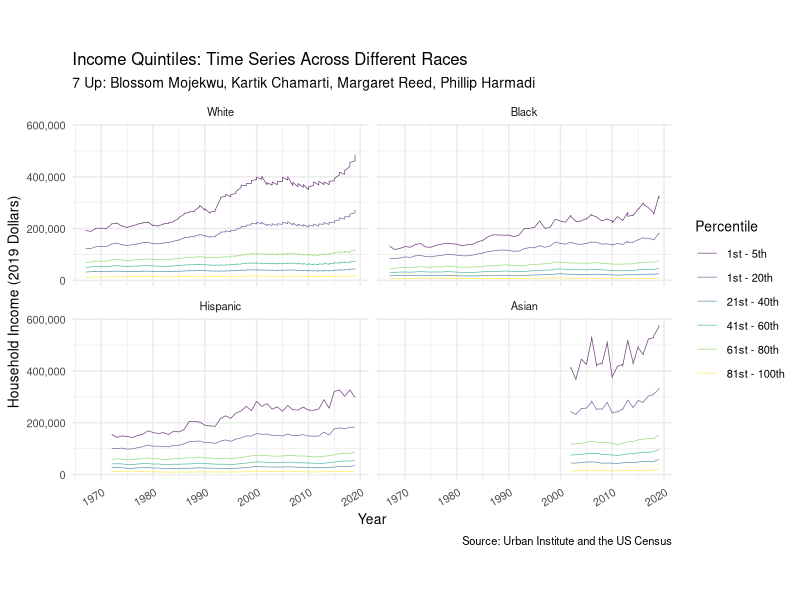
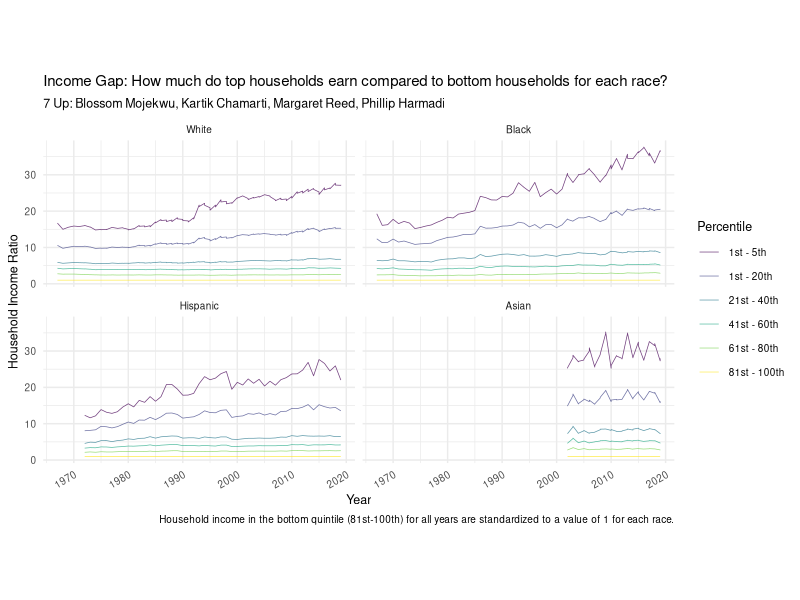
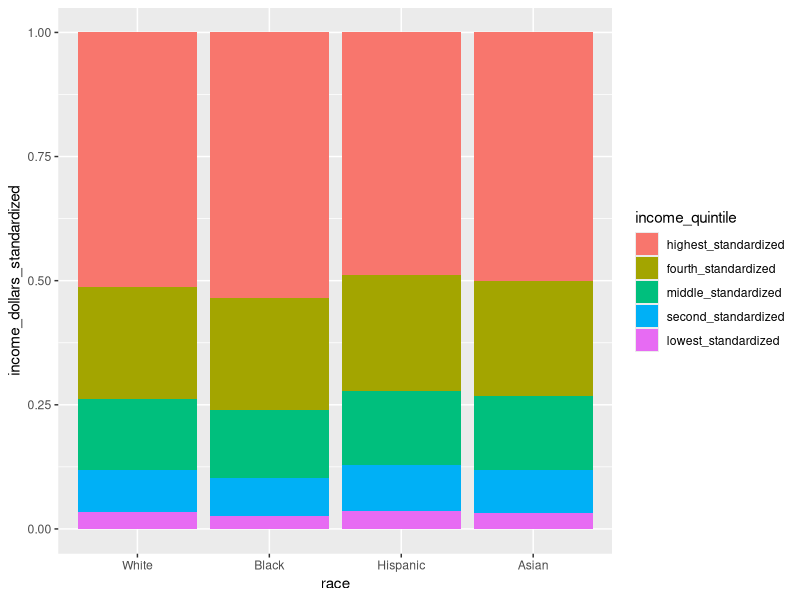
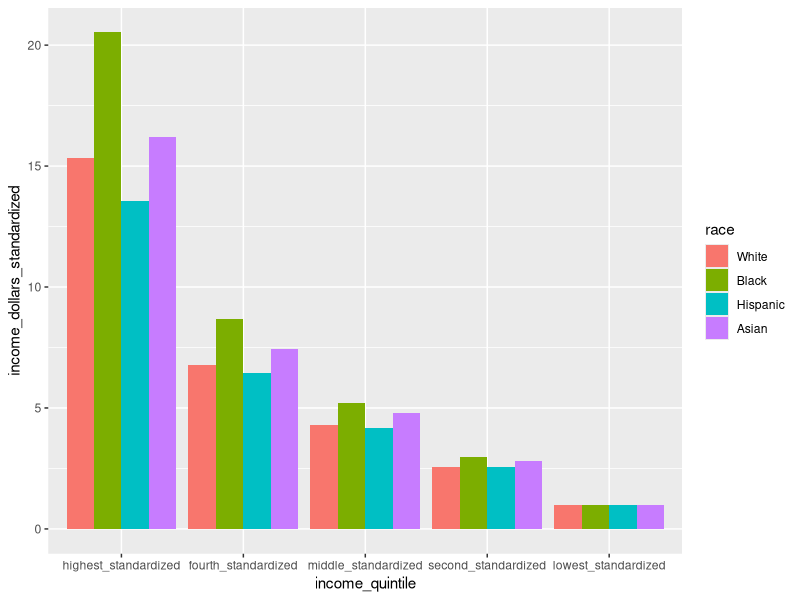
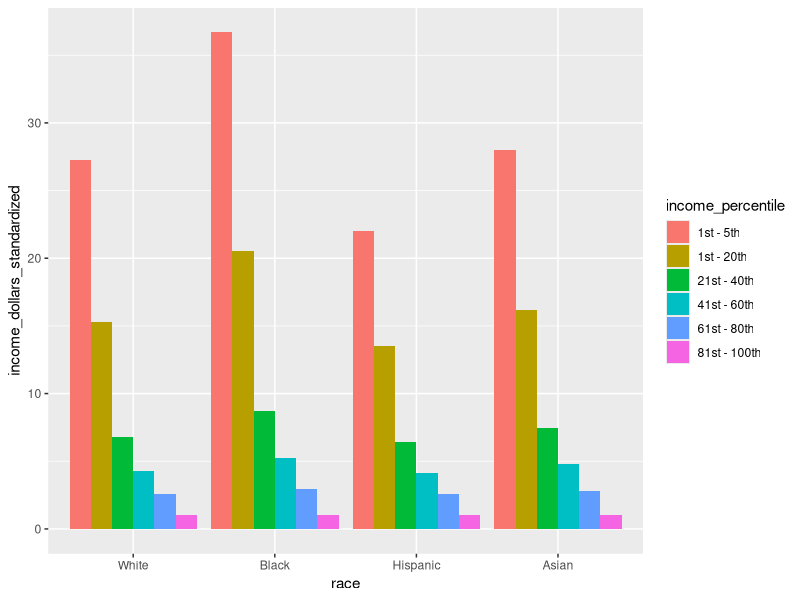

The R script that drew these images, in order:
## ---- chunk 1
knitr::opts_chunk$set(echo = TRUE)
## ---- chunk 2
library(tidyverse)
## ---- chunk 3
income_mean <- read.csv(file = "data/income_mean.csv")
## ---- chunk 4
income_mean$race <- as.character(income_mean$race)

income_mean <- income_mean %>%
  mutate(race = str_remove(race, ',?\\s(.*)'))

income_mean$race <- factor(income_mean$race,
                           levels = c("All", "White", "Black", "Hispanic",
                                      "Asian"))
## ---- chunk 5
income_mean <- income_mean %>%
  mutate(income_percentile = case_when(
      income_quintile == "Top 5%"   ~ "1st - 5th",
      income_quintile == "Highest"  ~ "1st - 20th",
      income_quintile == "Second"   ~ "21st - 40th",
      income_quintile == "Middle"   ~ "41st - 60th",
      income_quintile == "Fourth"   ~ "61st - 80th",
      income_quintile == "Lowest"   ~ "81st - 100th")) 


income_mean$income_percentile <- as.factor(income_mean$income_percentile) 

income_mean$income_percentile <- factor(income_mean$income_percentile, 
                                        levels = c("1st - 5th", "1st - 20th", 
                                                   "21st - 40th",
                                                   "41st - 60th", "61st - 80th", 
                                                   "81st - 100th"))
## ---- chunk 6
income_mean <- income_mean %>% filter(dollar_type == "2019 Dollars")

income_mean <- income_mean %>% filter(race != "All")
## ---- chunk 7
ggplot(data = income_mean,
       mapping = aes(x = year,
                     y = income_dollars,
                     colour = income_percentile)) +
  geom_line(size = 0.25, alpha = 0.75) + 
  facet_wrap(. ~ race, nrow = 2) +
  labs(
    title = "Income Quintiles: Time Series Across Different Races",
    subtitle = "7 Up: Blossom Mojekwu, Kartik Chamarti, Margaret Reed, Phillip Harmadi",
    x = "Year", 
    y = "Household Income (2019 Dollars)", 
    color = "Percentile",
    caption = "Source: Urban Institute and the US Census"
    ) +
  scale_x_continuous(breaks = scales::pretty_breaks(n = 5)) +
  scale_y_continuous(labels = scales::comma) +
  scale_colour_viridis_d() +
  theme_minimal() +
  theme(text = element_text(size = 10), 
        axis.text.x = element_text(angle = 30, hjust = 1),
        axis.text.y = element_text(angle = 0, hjust = 1)) +
  coord_fixed(ratio = 1 / 20000)
## ---- chunk 8
income_mean_wider <- income_mean %>%
  select(-c(income_percentile)) %>%
  pivot_wider(names_from = income_quintile, 
                                  values_from = c("income_dollars")) %>% unnest()
income_mean_wider <- income_mean_wider %>%
  mutate(lowest_standardized = 1,
         second_standardized = Second / Lowest,
         middle_standardized = Middle / Lowest,
         fourth_standardized = Fourth / Lowest,
         highest_standardized = Highest / Lowest,
         top_5_pct_standardized = `Top 5%` / Lowest)

income_mean_wider <- income_mean_wider %>%
  select(-c("Lowest", "Second", "Middle", "Fourth", "Highest", "Top 5%")) %>%
  filter(dollar_type == "2019 Dollars") %>%
  select(-c("dollar_type")) 
## ---- chunk 9
income_mean_final <- income_mean_wider %>% 
  pivot_longer(cols = !year:race,
               names_to = "income_quintile", 
               values_to = "income_dollars")

income_mean_final <- income_mean_final %>%
  mutate(income_percentile = case_when(
      income_quintile == "top_5_pct_standardized"    ~ "1st - 5th",
      income_quintile == "highest_standardized"      ~ "1st - 20th",
      income_quintile == "fourth_standardized"       ~ "21st - 40th",
      income_quintile == "middle_standardized"       ~ "41st - 60th",
      income_quintile == "second_standardized"       ~ "61st - 80th",
      income_quintile == "lowest_standardized"       ~ "81st - 100th"),
      income_dollars_standardized = income_dollars) %>%
  select(-c("income_dollars"))

income_mean_final$income_percentile <- factor(income_mean_final$income_percentile, 
                                        levels = c("1st - 5th", "1st - 20th", 
                                                   "21st - 40th",
                                                   "41st - 60th", "61st - 80th", 
                                                   "81st - 100th"))
## ---- chunk 10
ggplot(data = income_mean_final,
       mapping = aes(x = year,
                     y = income_dollars_standardized,
                     colour = income_percentile)) +
  geom_line(size = 0.25, alpha = 0.75) + 
  facet_wrap(. ~ race, nrow = 2) +
  labs(
    title = "Income Gap: How much do top households earn compared to bottom households for each race?",
    subtitle = "7 Up: Blossom Mojekwu, Kartik Chamarti, Margaret Reed, Phillip Harmadi",
    x = "Year", y = "Household Income Ratio", 
    color = "Percentile",
    caption = "Household income in the bottom quintile (81st-100th) for all years are standardized to a value of 1 for each race."
    ) +
  scale_x_continuous(breaks = scales::pretty_breaks(n = 5)) +
  scale_y_continuous(labels = scales::comma) +
  scale_colour_viridis_d() +
  theme_minimal() +
  theme(text = element_text(size = 9), 
        axis.text.x = element_text(angle = 30, hjust = 1),
        axis.text.y = element_text(angle = 0, hjust = 1)) +
  coord_fixed(ratio = 1 / 1.5)
## ---- chunk 11
income_mean_final %>%
  mutate(income_quintile = fct_reorder(.f = income_quintile, .x = income_dollars_standardized, 
                                     .fun = mean, na.rm = FALSE, .desc = TRUE)) %>%
  filter(year == 2019) %>%
  filter(income_quintile != "top_5_pct_standardized") %>%
  ggplot(aes(fill = income_quintile, y = income_dollars_standardized, x = race)) + 
    geom_bar(position = "fill", stat = "identity")
## ---- chunk 12
income_mean_final %>%
  mutate(income_quintile = fct_reorder(.f = income_quintile, .x = income_dollars_standardized, 
                                     .fun = mean, na.rm = FALSE, .desc = TRUE)) %>%
  filter(year == 2019) %>%
  filter(income_quintile != "top_5_pct_standardized") %>%
  ggplot(aes(x = income_quintile, y = income_dollars_standardized, fill = race)) + 
  geom_bar(stat = "identity", position = position_dodge())
## ---- chunk 13
income_mean_final %>%
  mutate(income_quintile = fct_reorder(.f = income_percentile, .x = income_dollars_standardized, 
                                     .fun = mean, na.rm = FALSE, .desc = TRUE)) %>%
  filter(year == 2019) %>%
  filter(income_quintile != "top_5_pct_standardized") %>%
  ggplot(aes(fill = income_percentile, y = income_dollars_standardized, x = race)) + 
  geom_bar(stat = "identity", position = position_dodge())
